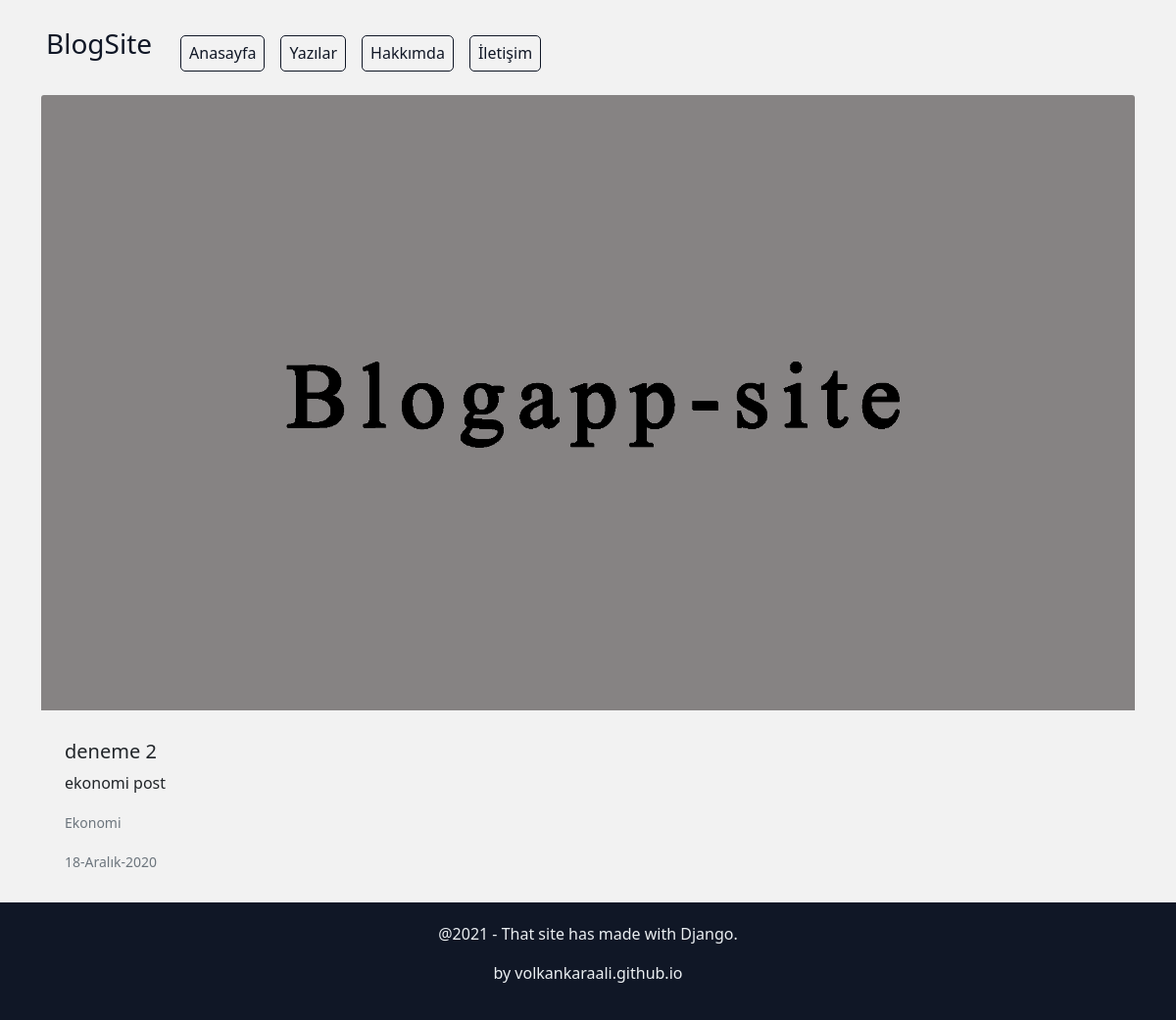
Page /posts/detail/deneme 2 on the committed database.
### posts/models.py (models this page shows, shortened)
class Post(models.Model):
    title=models.CharField(max_length=100, verbose_name='Başlık')
    content=models.TextField()
    category=models.ForeignKey(Category,on_delete=models.CASCADE,verbose_name='Kategori',null=True)
    createDate=models.DateTimeField(auto_now_add=True)
    img=models.ImageField(null=True,blank=True)

class Category(models.Model):
    title=models.CharField(max_length=50,null=True)
    def __str__(self):
        return self.title

### posts/views.py (the view)
# urls.py: path('detail/<title>', views.detail, name='detail'),
def detail(request,title):
    post=get_object_or_404(Post,title=title)
    context={
        'post':post,
    }
    return render(request,'posts/detail.html',context)

### templates/posts/detail.html
{% extends 'layout.html' %}
{% load static%}
{% block content %}
    <div class="container">
        <div class="row">
            <div class="col-sm-12">
                {%if post.img%}
                    <img id="detailImg" class="card-img-top" src="{{post.img.url}}" alt="">
                    {%else%}
                    <img id="detailImg" class="card-img-top" src="/images/blogapp-site.png" alt="">
                    {%endif%}
            </div>
            <div class="col-sm-12">
                <div class="container">
                    <h5 class="card-title">{{post.title}}</h5>
                        <p class="card-text" >{{post.content}}</p>
                        <p class="card-text"><small class="text-muted">{{post.category}}</small></p>
                        <p class="card-text"><small class="text-muted">{{post.createDate| date:'j-F-Y'}}</small></p>
                </div>
            </div>
        </div>
    </div>
{% endblock %}

### static/css/layout.css (style rules this page uses)
html,body { height: 100%; margin: 0; }
body { display: flex; flex-direction: column; background-color: #F2F2F2 }

### static/css/contact.css (style rules this page uses)
h5 { margin-top: 30px; }

### static/css/detail.css (style rules this page uses)
#detailImg { height: 100%; }

### rows in the picture
Post: title "deneme 2", content "ekonomi post", category "Ekonomi", createDate "18-Aralık-2020"
